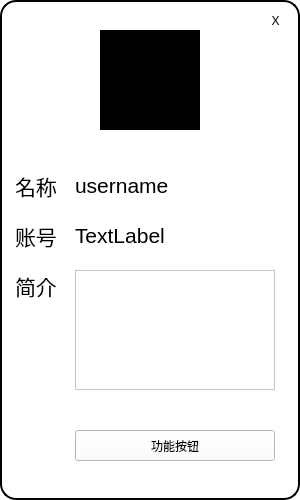
<?xml version="1.0" encoding="UTF-8"?>
<ui version="4.0">
 <class>userinfo_windowui</class>
 <widget class="QWidget" name="userinfo_windowui">
  <property name="geometry">
   <rect>
    <x>0</x>
    <y>0</y>
    <width>300</width>
    <height>500</height>
   </rect>
  </property>
  <property name="windowTitle">
   <string>Form</string>
  </property>
  <property name="styleSheet">
   <string notr="true">background-color: rgb(255, 255, 255);</string>
  </property>
  <widget class="QLabel" name="profileLabel">
   <property name="geometry">
    <rect>
     <x>100</x>
     <y>30</y>
     <width>100</width>
     <height>100</height>
    </rect>
   </property>
   <property name="styleSheet">
    <string notr="true">background-color: rgb(0, 0, 0);</string>
   </property>
   <property name="text">
    <string/>
   </property>
  </widget>
  <widget class="QPushButton" name="functionButton">
   <property name="geometry">
    <rect>
     <x>75</x>
     <y>430</y>
     <width>200</width>
     <height>31</height>
    </rect>
   </property>
   <property name="text">
    <string>功能按钮</string>
   </property>
  </widget>
  <widget class="QPushButton" name="quitButton">
   <property name="geometry">
    <rect>
     <x>260</x>
     <y>5</y>
     <width>31</width>
     <height>31</height>
    </rect>
   </property>
   <property name="styleSheet">
    <string notr="true">background-color: rgb(255, 255, 255);
border-style: solid;
border-radius:16px;
font: 700 16pt &quot;Microsoft YaHei UI&quot;;</string>
   </property>
   <property name="text">
    <string>X</string>
   </property>
  </widget>
  <widget class="QLabel" name="background">
   <property name="geometry">
    <rect>
     <x>0</x>
     <y>0</y>
     <width>300</width>
     <height>500</height>
    </rect>
   </property>
   <property name="styleSheet">
    <string notr="true">background-color: rgb(255, 255, 255);
border-color: rgb(0, 0, 0);
border-width : 2px;
border-style: solid;
border-radius: 16px;</string>
   </property>
   <property name="text">
    <string/>
   </property>
  </widget>
  <widget class="QLabel" name="idLabel">
   <property name="geometry">
    <rect>
     <x>75</x>
     <y>220</y>
     <width>200</width>
     <height>32</height>
    </rect>
   </property>
   <property name="text">
    <string>&lt;html&gt;&lt;head/&gt;&lt;body&gt;&lt;p&gt;&lt;span style=&quot; font-size:16pt;&quot;&gt;TextLabel&lt;/span&gt;&lt;/p&gt;&lt;/body&gt;&lt;/html&gt;</string>
   </property>
  </widget>
  <widget class="QLabel" name="nameLabel">
   <property name="geometry">
    <rect>
     <x>75</x>
     <y>170</y>
     <width>200</width>
     <height>32</height>
    </rect>
   </property>
   <property name="styleSheet">
    <string notr="true"/>
   </property>
   <property name="text">
    <string>&lt;html&gt;&lt;head/&gt;&lt;body&gt;&lt;p&gt;&lt;span style=&quot; font-size:16pt;&quot;&gt;username&lt;/span&gt;&lt;/p&gt;&lt;/body&gt;&lt;/html&gt;</string>
   </property>
  </widget>
  <widget class="QTextEdit" name="introArea">
   <property name="geometry">
    <rect>
     <x>75</x>
     <y>270</y>
     <width>200</width>
     <height>120</height>
    </rect>
   </property>
   <property name="styleSheet">
    <string notr="true">font: 16pt &quot;Microsoft YaHei UI&quot;;</string>
   </property>
   <property name="readOnly">
    <bool>true</bool>
   </property>
   <property name="textInteractionFlags">
    <set>Qt::TextSelectableByMouse</set>
   </property>
  </widget>
  <widget class="QLabel" name="label">
   <property name="geometry">
    <rect>
     <x>15</x>
     <y>220</y>
     <width>50</width>
     <height>32</height>
    </rect>
   </property>
   <property name="text">
    <string>&lt;html&gt;&lt;head/&gt;&lt;body&gt;&lt;p&gt;&lt;span style=&quot; font-size:16pt;&quot;&gt;账号&lt;/span&gt;&lt;/p&gt;&lt;/body&gt;&lt;/html&gt;</string>
   </property>
  </widget>
  <widget class="QLabel" name="nameTip">
   <property name="geometry">
    <rect>
     <x>15</x>
     <y>170</y>
     <width>50</width>
     <height>32</height>
    </rect>
   </property>
   <property name="text">
    <string>&lt;html&gt;&lt;head/&gt;&lt;body&gt;&lt;p&gt;&lt;span style=&quot; font-size:16pt;&quot;&gt;名称&lt;/span&gt;&lt;/p&gt;&lt;/body&gt;&lt;/html&gt;</string>
   </property>
  </widget>
  <widget class="QLabel" name="introTip">
   <property name="geometry">
    <rect>
     <x>15</x>
     <y>270</y>
     <width>50</width>
     <height>32</height>
    </rect>
   </property>
   <property name="styleSheet">
    <string notr="true">opacity:0.5;</string>
   </property>
   <property name="text">
    <string>&lt;html&gt;&lt;head/&gt;&lt;body&gt;&lt;p&gt;&lt;span style=&quot; font-size:16pt;&quot;&gt;简介&lt;/span&gt;&lt;/p&gt;&lt;/body&gt;&lt;/html&gt;</string>
   </property>
  </widget>
  <zorder>background</zorder>
  <zorder>profileLabel</zorder>
  <zorder>functionButton</zorder>
  <zorder>quitButton</zorder>
  <zorder>idLabel</zorder>
  <zorder>nameLabel</zorder>
  <zorder>introArea</zorder>
  <zorder>label</zorder>
  <zorder>nameTip</zorder>
  <zorder>introTip</zorder>
 </widget>
 <resources/>
 <connections/>
</ui>
